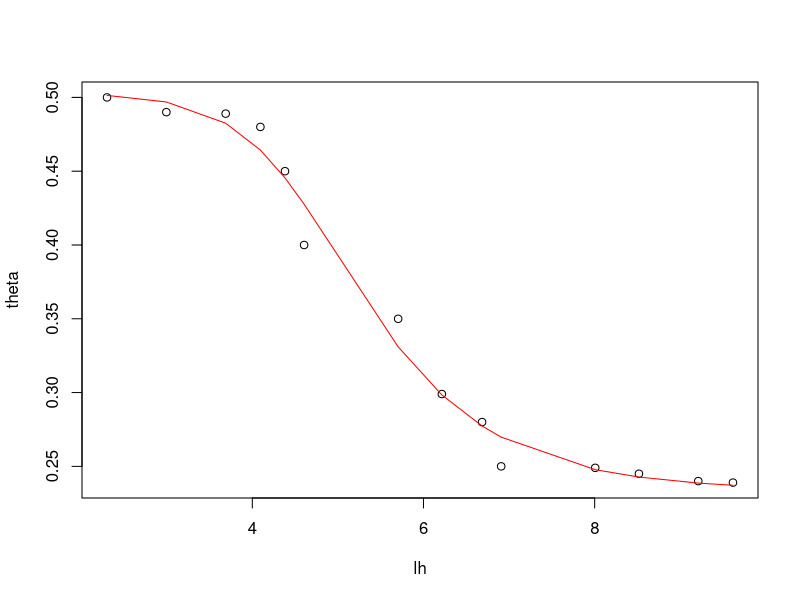

This chart was generated by the following R code:
#### Fits the van Genuchten (1980) equation to water retention data

 
### Dataset
h = c(10, 20, 40, 60, 80, 100, 300, 500, 800, 1000, 3000, 5000, 10000, 15000)
theta = c(0.500, 0.490, 0.489,0.480, 0.450, 0.400, 0.350, 0.299, 0.280, 0.250, 0.249, 0.245, 0.240, 0.239)

### Transforms h to log
lh = log(h)

### Plots observed data
plot(theta ~ lh)

### Nonlinear least squares fit 
ajuste = nls(theta ~ qr + (qs-qr)/(1+(alpha*h)^n)^(1-1/n), start=list(qs=0.5, qr=0.2, alpha =.01, n=2))
ajuste

### Displays regression statistics
summary(ajuste)

### Plots predicted line
lines(predict(ajuste)~lh, col = "red")
